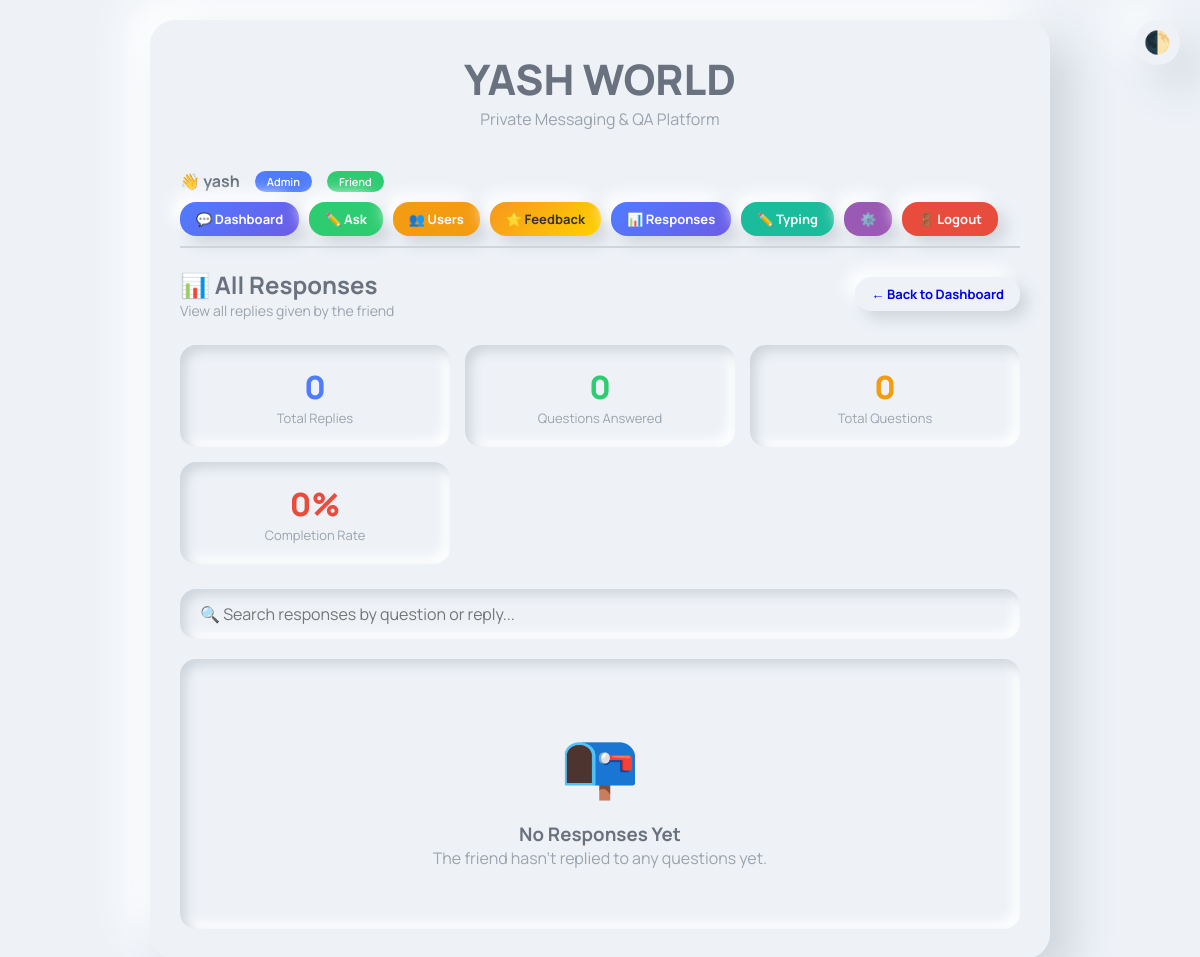
The page /admin/responses (signed in) on the database its author committed.
### app.py (models this page shows, shortened)
class SiteSettings(db.Model):
    id = db.Column(db.Integer, primary_key=True)
    site_title = db.Column(db.String(200), default='YASH WORLD')
    site_tagline = db.Column(db.String(200), default='Private Messaging Platform')
    welcome_message = db.Column(db.Text)
    created_at = db.Column(db.DateTime, default=datetime.utcnow)

class User(UserMixin, db.Model):
    id = db.Column(db.Integer, primary_key=True)
    username = db.Column(db.String(80), unique=True, nullable=False)
    password_hash = db.Column(db.String(200), nullable=False)
    is_admin = db.Column(db.Boolean, default=False)
    is_friend = db.Column(db.Boolean, default=False)
    created_at = db.Column(db.DateTime, default=datetime.utcnow)
    last_login = db.Column(db.DateTime)
    questions = db.relationship('Question', backref='asker', lazy=True)
    replies = db.relationship('Reply', backref='replier', lazy=True)

### app.py (the view)
@app.route('/admin/responses')
@login_required
@admin_required
def admin_responses():
    all_replies = Reply.query.order_by(Reply.created_at.desc()).all()
    total_questions = Question.query.count()
    unique_questions = db.session.query(Reply.question_id).distinct().count()
    completion_percentage = 0
    if total_questions > 0:
        completion_percentage = int((unique_questions / total_questions) * 100)
    return render_template('admin_responses.html',
        all_replies=all_replies,
        total_replies=len(all_replies),
        unique_questions=unique_questions,
        total_questions=total_questions,
        completion_percentage=completion_percentage
    )

### app.py (called while the page is built)
@login_manager.user_loader
def load_user(user_id):
    return User.query.get(int(user_id))

def admin_required(f):
    @wraps(f)
    def decorated_function(*args, **kwargs):
        if not current_user.is_authenticated or not current_user.is_admin:
            flash('You need admin access for this page.', 'danger')
            return redirect(url_for('dashboard'))
        return f(*args, **kwargs)
    return decorated_function

@app.context_processor
def utility_processor():
    def get_site_settings():
        settings = SiteSettings.query.first()
        if not settings:
            settings = SiteSettings()
            db.session.add(settings)
            db.session.commit()
        return settings
    return dict(get_site_settings=get_site_settings)

### templates/admin_responses.html (shortened to what this page needs)
{% extends "base.html" %}
{% block content %}
<div style="display: flex; justify-content: space-between; align-items: center; flex-wrap: wrap; gap: 15px; margin-bottom: 25px;">
    <div>
        <h2 style="color: var(--text-secondary);">📊 All Responses</h2>
        <p style="color: var(--text-muted); font-size: 14px;">View all replies given by the friend</p>
    </div>
    <a href="{{ url_for('dashboard') }}" class="btn btn-secondary btn-sm">← Back to Dashboard</a>
</div>
<div style="display: grid; grid-template-columns: repeat(auto-fit, minmax(200px, 1fr)); gap: 15px; margin-bottom: 25px;">
    <div style="padding: 20px; border-radius: 16px; background: var(--bg-primary); box-shadow: var(--inset-shadow); text-align: center;">
        <div style="font-size: 32px; font-weight: 800; color: var(--accent-blue);">{{ total_replies }}</div>
        <div style="font-size: 13px; color: var(--text-muted);">Total Replies</div>
    </div>
    <div style="padding: 20px; border-radius: 16px; background: var(--bg-primary); box-shadow: var(--inset-shadow); text-align: center;">
        <div style="font-size: 32px; font-weight: 800; color: var(--accent-green);">{{ unique_questions }}</div>
        <div style="font-size: 13px; color: var(--text-muted);">Questions Answered</div>
    </div>
    <div style="padding: 20px; border-radius: 16px; background: var(--bg-primary); box-shadow: var(--inset-shadow); text-align: center;">
        <div style="font-size: 32px; font-weight: 800; color: var(--accent-yellow);">{{ total_questions }}</div>
        <div style="font-size: 13px; color: var(--text-muted);">Total Questions</div>
    </div>
    <div style="padding: 20px; border-radius: 16px; background: var(--bg-primary); box-shadow: var(--inset-shadow); text-align: center;">
        <div style="font-size: 32px; font-weight: 800; color: {% if completion_percentage >= 80 %}var(--accent-green){% elif completion_percentage >= 50 %}var(--accent-yellow){% else %}var(--accent-red){% endif %};">
            {{ completion_percentage }}%
        </div>
        <div style="font-size: 13px; color: var(--text-muted);">Completion Rate</div>
    </div>
</div>
<div style="margin-bottom: 20px;">
    <input type="text" id="searchResponses" placeholder="🔍 Search responses by question or reply..."
           style="width: 100%; padding: 14px 20px; border: none; border-radius: 16px; background: var(--bg-primary); box-shadow: var(--inset-shadow); font-size: 16px; color: var(--text-primary); outline: none; font-family: var(--font-family);">
</div>
{% if all_replies %}
    <div id="responsesContainer">
        {% for reply in all_replies %}
        <div class="response-card" style="padding: 20px; border-radius: 18px; background: var(--bg-primary); box-shadow: var(--card-shadow); margin-bottom: 16px; border-left: 4px solid var(--accent-purple); transition: all 0.3s ease;">
            <div style="display: flex; justify-content: space-between; align-items: start; flex-wrap: wrap; gap: 10px; margin-bottom: 10px;">
                <div style="display: flex; align-items: center; gap: 10px; flex-wrap: wrap;">
                    <span style="background: var(--accent-blue); color: white; padding: 3px 12px; border-radius: 20px; font-size: 11px; font-weight: 600;">Q{{ loop.index }}</span>
                    <span style="font-weight: 600; color: var(--text-secondary); font-size: 15px;">{{ reply.question.text }}</span>
                </div>
                <span style="color: var(--text-muted); font-size: 12px;">{{ reply.created_at.strftime('%d %b %Y, %H:%M') }}</span>
            </div>
            <div style="padding: 14px 18px; background: var(--bg-primary); box-shadow: var(--inset-shadow); border-radius: 12px; margin-top: 5px;">
                <div style="display: flex; align-items: center; gap: 8px; margin-bottom: 5px;">
                    <span style="font-weight: 600; color: var(--accent-green); font-size: 13px;">💬 Reply by {{ reply.replier.username }}</span>
                </div>
                <div style="color: var(--text-secondary); line-height: 1.6; font-size: 15px;">{{ reply.text }}</div>
                {% if reply.image_data or reply.video_data or reply.audio_data %}
                <div style="display: flex; flex-wrap: wrap; gap: 8px; margin-top: 10px; padding: 10px 14px; background: var(--bg-primary); box-shadow: var(--inset-shadow); border-radius: 12px; align-items: center;">
                    <span style="color: var(--text-muted); font-size: 12px; font-weight: 600; margin-right: 5px;">📎 Media:</span>
                    {% if reply.image_data %}
                    <button class="media-reveal-btn image-btn" onclick="toggleMedia('admin_img_{{ reply.id }}', this)" style="padding: 5px 12px; border-radius: 8px; border: none; font-weight: 600; cursor: pointer; transition: all 0.3s ease; display: inline-flex; align-items: center; gap: 5px; font-family: var(--font-family); font-size: 11px; background: var(--bg-primary); box-shadow: 4px 4px 8px var(--shadow-light), -4px -4px 8px var(--shadow-dark); color: var(--accent-blue); border-left: 3px solid var(--accent-blue);">
                        <span>🖼️</span>
                        <span class="btn-text">Show Image</span>
                        <span class="arrow" style="font-size: 9px;">▼</span>
                    </button>
                    <div id="admin_img_{{ reply.id }}" class="media-content" style="display: none; margin-top: 8px;">
                        <img alt="Reply image" style="max-width: 100%; max-height: 200px; border-radius: 12px; box-shadow: var(--card-shadow);">
                    </div>
                    {% endif %}
                    {% if reply.video_data %}
                    <button class="media-reveal-btn video-btn" onclick="toggleMedia('admin_vid_{{ reply.id }}', this)" style="padding: 5px 12px; border-radius: 8px; border: none; font-weight: 600; cursor: pointer; transition: all 0.3s ease; display: inline-flex; align-items: center; gap: 5px; font-family: var(--font-family); font-size: 11px; background: var(--bg-primary); box-shadow: 4px 4px 8px var(--shadow-light), -4px -4px 8px var(--shadow-dark); color: var(--accent-red); border-left: 3px solid var(--accent-red);">
                        <span>🎬</span>
                        <span class="btn-text">Play Video</span>
                        <span class="arrow" style="font-size: 9px;">▼</span>
                    </button>
                    <div id="admin_vid_{{ reply.id }}" class="media-content" style="display: none; margin-top: 8px;">
                        <video controls style="max-width: 100%; max-height: 200px; border-radius: 12px; box-shadow: var(--card-shadow);">
                            <source>
                        </video>
                    </div>
                    {% endif %}
                    {% if reply.audio_data %}
                    <button class="media-reveal-btn audio-btn" onclick="toggleMedia('admin_aud_{{ reply.id }}', this)" style="padding: 5px 12px; border-radius: 8px; border: none; font-weight: 600; cursor: pointer; transition: all 0.3s ease; display: inline-flex; align-items: center; gap: 5px; font-family: var(--font-family); font-size: 11px; background: var(--bg-primary); box-shadow: 4px 4px 8px var(--shadow-light), -4px -4px 8px var(--shadow-dark); color: var(--accent-green); border-left: 3px solid var(--accent-green);">
                        <span>🎵</span>
                        <span class="btn-text">Play Audio</span>
                        <span class="arrow" style="font-size: 9px;">▼</span>
                    </button>
                    <div id="admin_aud_{{ reply.id }}" class="media-content" style="display: none; margin-top: 8px;">
                        <audio controls style="width: 100%; border-radius: 12px;">
                            <source>
                        </audio>
                    </div>
                    {% endif %}
                </div>
                {% endif %}
            </div>
            <div style="margin-top: 10px; display: flex; gap: 10px; justify-content: flex-end;">
                <button onclick="deleteReply({{ reply.id }})" class="btn btn-danger btn-sm" style="padding: 6px 14px; border-radius: 12px; font-size: 12px; background: var(--accent-red); color: white; border: none; cursor: pointer; transition: all 0.3s ease; display: inline-flex; align-items: center; gap: 5px;">
                    🗑️ Delete Reply
                </button>
            </div>
        </div>
        {% endfor %}
    </div>
{% else %}
<div style="text-align: center; padding: 60px 20px; background: var(--bg-primary); box-shadow: var(--inset-shadow); border-radius: 16px;">
    <div style="font-size: 64px;">📭</div>
    <h3 style="color: var(--text-secondary); margin-top: 15px;">No Responses Yet</h3>
    <p style="color: var(--text-muted);">The friend hasn't replied to any questions yet.</p>
</div>
{% endif %}
{% endblock %}

### templates/base.html (shortened to what this page needs)
<!DOCTYPE html>
<html lang="en">
<head>
</head>
<body>
<button class="dark-mode-toggle" onclick="toggleDarkMode()">🌓</button>
<div class="container">
    <div class="card">
        <div class="header">
            <h1>{% block header_title %}{{ get_site_settings().site_title if get_site_settings() else 'YASH WORLD' }}{% endblock %}</h1>
            <p>{% block header_tagline %}{{ get_site_settings().site_tagline if get_site_settings() else 'Private Messaging Platform' }}{% endblock %}</p>
        </div>
        {% if current_user.is_authenticated %}
        <div class="user-nav">
            <div class="user-info">
                <span>👋 <strong>{{ current_user.username }}</strong></span>
                {% if current_user.is_admin %}<span class="badge badge-admin">Admin</span>{% endif %}
                {% if current_user.is_friend %}<span class="badge badge-friend">Friend</span>{% endif %}
            </div>
            <div style="display: flex; gap: 10px; flex-wrap: wrap;">
                <a href="{{ url_for('dashboard') }}" class="btn btn-primary btn-sm">💬 Dashboard</a>
                {% if current_user.is_admin %}
                <a href="{{ url_for('ask_question') }}" class="btn btn-success btn-sm">✏️ Ask</a>
                <a href="{{ url_for('admin_users') }}" class="btn btn-warning btn-sm">👥 Users</a>
                <a href="{{ url_for('admin_feedback') }}" class="btn btn-gold btn-sm">⭐ Feedback</a>
                <a href="{{ url_for('admin_responses') }}" class="btn btn-primary btn-sm">📊 Responses</a>
                <a href="{{ url_for('admin_typing_text') }}" class="btn btn-sm" style="background: var(--accent-teal); color: white;">✏️ Typing</a>
                <a href="{{ url_for('admin_settings') }}" class="btn btn-sm" style="background: var(--accent-purple); color: white;">⚙️</a>
                {% else %}
                <button onclick="toggleFeedback()" class="btn btn-gold btn-sm">⭐ Rate Me</button>
                {% endif %}
                <a href="{{ url_for('logout') }}" class="btn btn-danger btn-sm">🚪 Logout</a>
            </div>
        </div>
        {% endif %}
        {% block content %}{% endblock %}
    </div>
</div>
</body>
</html>

### templates/base.html (style rules this page uses)
:root { --bg-primary: #eef2f7; --bg-secondary: #ffffff; --text-primary: #646d79; --text-secondary: #69727e; --text-muted: #9aa3ae; --shadow-light: #cfd5dc; --shadow-dark: #ffffff; --card-bg: #eef2f7; --accent-blue: #4f7cff; --accent-green: #2ecc71; --accent-red: #e74c3c; --accent-yellow: #f39c12; --accent-purple: #9b59b6; --accent-orange: #e67e22; --accent-pink: #e84393; --accent-teal: #1abc9c; --font-family: 'Manrope', sans-serif; --card-shadow: 22px 22px 44px var(--shadow-light), -22px -22px 44px var(--shadow-dark); --inset-shadow: inset 6px 6px 12px var(--shadow-light), inset -6px -6px 12px var(--shadow-dark); --gradient-primary: linear-gradient(135deg, #4f7cff, #6c5ce7); --gradient-gold: linear-gradient(135deg, #f7971e, #ffd200); }
* { margin: 0; padding: 0; box-sizing: border-box; }
body { font-family: var(--font-family); background: var(--bg-primary); min-height: 100vh; padding: 20px; color: var(--text-primary); transition: background 0.35s ease; }
.container { max-width: 900px; margin: 0 auto; }
.card { padding: 30px; border-radius: 25px; background: var(--card-bg); box-shadow: var(--card-shadow); margin-bottom: 20px; }
.header { text-align: center; margin-bottom: 30px; }
.header h1 { font-size: 42px; font-weight: 800; color: var(--text-secondary); }
.header p { color: var(--text-muted); font-size: 16px; }
.btn { padding: 12px 28px; font-size: 15px; font-weight: 700; border: none; border-radius: 16px; cursor: pointer; transition: all 0.3s ease; display: inline-flex; align-items: center; gap: 8px; text-decoration: none; font-family: var(--font-family); box-shadow: 8px 8px 16px var(--shadow-light), -8px -8px 16px var(--shadow-dark); }
.btn-primary { background: var(--gradient-primary); color: white; }
.btn-success { background: var(--accent-green); color: white; }
.btn-danger { background: var(--accent-red); color: white; }
.btn-warning { background: var(--accent-yellow); color: white; }
.btn-gold { background: var(--gradient-gold); color: #333; }
.btn-sm { padding: 8px 16px; font-size: 13px; }
.dark-mode-toggle { position: fixed; top: 20px; right: 20px; width: 45px; height: 45px; border-radius: 50%; border: none; background: var(--card-bg); box-shadow: var(--card-shadow); cursor: pointer; font-size: 22px; transition: all 0.3s ease; z-index: 100; }
.user-nav { display: flex; justify-content: space-between; align-items: center; flex-wrap: wrap; gap: 10px; padding: 10px 0; border-bottom: 2px solid var(--shadow-light); margin-bottom: 20px; }
.user-nav .user-info { display: flex; align-items: center; gap: 15px; flex-wrap: wrap; }
.user-nav .user-info .badge { padding: 3px 12px; border-radius: 20px; font-size: 11px; font-weight: 600; color: white; }
.badge-admin { background: var(--accent-blue); }
.badge-friend { background: var(--accent-green); }

### rows shown on the page
SiteSettings: site_title "YASH WORLD", site_tagline "Private Messaging & QA Platform"
User: username "yash"

### other values the page prints
{{ total_replies }} "0"
{{ unique_questions }} "0"
{{ total_questions }} "0"
{{ completion_percentage }} "0"
